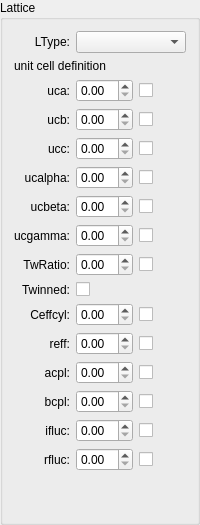
           <widget class="QGroupBox" name="grpLattice">
            <property name="title">
             <string>Lattice</string>
            </property>
            <layout class="QGridLayout" name="gridLayout_31">
             <item row="12" column="1">
              <widget class="QDoubleSpinBox" name="inpreff"/>
             </item>
             <item row="7" column="2">
              <widget class="QCheckBox" name="fitucbeta">
               <property name="text">
                <string/>
               </property>
              </widget>
             </item>
             <item row="8" column="2">
              <widget class="QCheckBox" name="fitucgamma">
               <property name="text">
                <string/>
               </property>
              </widget>
             </item>
             <item row="6" column="2">
              <widget class="QCheckBox" name="fitucalpha">
               <property name="text">
                <string/>
               </property>
              </widget>
             </item>
             <item row="15" column="0">
              <widget class="QLabel" name="lblifluc">
               <property name="text">
                <string>ifluc:</string>
               </property>
               <property name="alignment">
                <set>Qt::AlignRight|Qt::AlignTrailing|Qt::AlignVCenter</set>
               </property>
              </widget>
             </item>
             <item row="5" column="2">
              <widget class="QCheckBox" name="fitucc">
               <property name="text">
                <string/>
               </property>
              </widget>
             </item>
             <item row="14" column="2">
              <widget class="QCheckBox" name="fitbcpl">
               <property name="text">
                <string/>
               </property>
              </widget>
             </item>
             <item row="5" column="1">
              <widget class="QDoubleSpinBox" name="inpucc"/>
             </item>
             <item row="6" column="1">
              <widget class="QDoubleSpinBox" name="inpucalpha"/>
             </item>
             <item row="14" column="0">
              <widget class="QLabel" name="lblbcpl">
               <property name="text">
                <string>bcpl:</string>
               </property>
               <property name="alignment">
                <set>Qt::AlignRight|Qt::AlignTrailing|Qt::AlignVCenter</set>
               </property>
              </widget>
             </item>
             <item row="4" column="2">
              <widget class="QCheckBox" name="fitucb">
               <property name="text">
                <string/>
               </property>
              </widget>
             </item>
             <item row="2" column="0" colspan="3">
              <widget class="QLabel" name="lblucabc">
               <property name="text">
                <string>unit cell definition</string>
               </property>
              </widget>
             </item>
             <item row="1" column="0">
              <widget class="QLabel" name="lblLType">
               <property name="text">
                <string>LType:</string>
               </property>
               <property name="alignment">
                <set>Qt::AlignRight|Qt::AlignTrailing|Qt::AlignVCenter</set>
               </property>
              </widget>
             </item>
             <item row="7" column="1">
              <widget class="QDoubleSpinBox" name="inpucbeta"/>
             </item>
             <item row="9" column="2">
              <widget class="QCheckBox" name="fitEditCeff">
               <property name="text">
                <string/>
               </property>
              </widget>
             </item>
             <item row="4" column="0">
              <widget class="QLabel" name="lblucb">
               <property name="text">
                <string>ucb:</string>
               </property>
               <property name="alignment">
                <set>Qt::AlignRight|Qt::AlignTrailing|Qt::AlignVCenter</set>
               </property>
              </widget>
             </item>
             <item row="9" column="1">
              <widget class="QDoubleSpinBox" name="inpEditCeff"/>
             </item>
             <item row="15" column="1">
              <widget class="QDoubleSpinBox" name="inpifluc"/>
             </item>
             <item row="1" column="1" colspan="2">
              <widget class="QComboBox" name="cbsLType"/>
             </item>
             <item row="3" column="2">
              <widget class="QCheckBox" name="fituca">
               <property name="text">
                <string/>
               </property>
              </widget>
             </item>
             <item row="16" column="2">
              <widget class="QCheckBox" name="fitrfluc">
               <property name="text">
                <string/>
               </property>
              </widget>
             </item>
             <item row="10" column="0">
              <widget class="QLabel" name="lblCheckBoxTwinned">
               <property name="text">
                <string>Twinned:</string>
               </property>
               <property name="alignment">
                <set>Qt::AlignRight|Qt::AlignTrailing|Qt::AlignVCenter</set>
               </property>
              </widget>
             </item>
             <item row="13" column="2">
              <widget class="QCheckBox" name="fitacpl">
               <property name="text">
                <string/>
               </property>
              </widget>
             </item>
             <item row="13" column="0">
              <widget class="QLabel" name="lblacpl">
               <property name="text">
                <string>acpl:</string>
               </property>
               <property name="alignment">
                <set>Qt::AlignRight|Qt::AlignTrailing|Qt::AlignVCenter</set>
               </property>
              </widget>
             </item>
             <item row="10" column="1">
              <widget class="QCheckBox" name="togCheckBoxTwinned"/>
             </item>
             <item row="8" column="1">
              <widget class="QDoubleSpinBox" name="inpucgamma"/>
             </item>
             <item row="3" column="0">
              <widget class="QLabel" name="lbluca">
               <property name="text">
                <string>uca:</string>
               </property>
               <property name="alignment">
                <set>Qt::AlignRight|Qt::AlignTrailing|Qt::AlignVCenter</set>
               </property>
              </widget>
             </item>
             <item row="13" column="1">
              <widget class="QDoubleSpinBox" name="inpacpl"/>
             </item>
             <item row="12" column="0">
              <widget class="QLabel" name="lblreff">
               <property name="text">
                <string>reff:</string>
               </property>
               <property name="alignment">
                <set>Qt::AlignRight|Qt::AlignTrailing|Qt::AlignVCenter</set>
               </property>
              </widget>
             </item>
             <item row="14" column="1">
              <widget class="QDoubleSpinBox" name="inpbcpl"/>
             </item>
             <item row="4" column="1">
              <widget class="QDoubleSpinBox" name="inpucb"/>
             </item>
             <item row="7" column="0">
              <widget class="QLabel" name="lblucbeta">
               <property name="text">
                <string>ucbeta:</string>
               </property>
               <property name="alignment">
                <set>Qt::AlignRight|Qt::AlignTrailing|Qt::AlignVCenter</set>
               </property>
              </widget>
             </item>
             <item row="15" column="2">
              <widget class="QCheckBox" name="fitifluc">
               <property name="text">
                <string/>
               </property>
              </widget>
             </item>
             <item row="3" column="1">
              <widget class="QDoubleSpinBox" name="inpuca"/>
             </item>
             <item row="12" column="2">
              <widget class="QCheckBox" name="fitreff">
               <property name="text">
                <string/>
               </property>
              </widget>
             </item>
             <item row="5" column="0">
              <widget class="QLabel" name="lblucc">
               <property name="text">
                <string>ucc:</string>
               </property>
               <property name="alignment">
                <set>Qt::AlignRight|Qt::AlignTrailing|Qt::AlignVCenter</set>
               </property>
              </widget>
             </item>
             <item row="8" column="0">
              <widget class="QLabel" name="lblucgamma">
               <property name="text">
                <string>ucgamma:</string>
               </property>
               <property name="alignment">
                <set>Qt::AlignRight|Qt::AlignTrailing|Qt::AlignVCenter</set>
               </property>
              </widget>
             </item>
             <item row="17" column="0">
              <spacer name="verticalSpacer_3">
               <property name="orientation">
                <enum>Qt::Vertical</enum>
               </property>
               <property name="sizeHint" stdset="0">
                <size>
                 <width>20</width>
                 <height>40</height>
                </size>
               </property>
              </spacer>
             </item>
             <item row="16" column="0">
              <widget class="QLabel" name="lblrfluc">
               <property name="text">
                <string>rfluc:</string>
               </property>
               <property name="alignment">
                <set>Qt::AlignRight|Qt::AlignTrailing|Qt::AlignVCenter</set>
               </property>
              </widget>
             </item>
             <item row="11" column="2">
              <widget class="QCheckBox" name="fitEditCeffcyl">
               <property name="text">
                <string/>
               </property>
              </widget>
             </item>
             <item row="6" column="0">
              <widget class="QLabel" name="lblucalpha">
               <property name="text">
                <string>ucalpha:</string>
               </property>
               <property name="alignment">
                <set>Qt::AlignRight|Qt::AlignTrailing|Qt::AlignVCenter</set>
               </property>
              </widget>
             </item>
             <item row="11" column="1">
              <widget class="QDoubleSpinBox" name="inpEditCeffcyl"/>
             </item>
             <item row="9" column="0">
              <widget class="QLabel" name="lblEditCeff">
               <property name="text">
                <string>TwRatio:</string>
               </property>
               <property name="alignment">
                <set>Qt::AlignRight|Qt::AlignTrailing|Qt::AlignVCenter</set>
               </property>
              </widget>
             </item>
             <item row="16" column="1">
              <widget class="QDoubleSpinBox" name="inprfluc"/>
             </item>
             <item row="11" column="0">
              <widget class="QLabel" name="lblEditCeffcyl">
               <property name="text">
                <string>Ceffcyl:</string>
               </property>
               <property name="alignment">
                <set>Qt::AlignRight|Qt::AlignTrailing|Qt::AlignVCenter</set>
               </property>
              </widget>
             </item>
            </layout>
           </widget>
